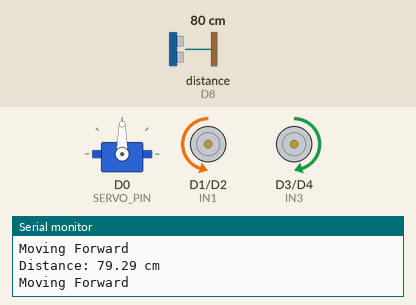
The sketch below on a simulated ESP8266 (NodeMCU). On the bench: servo, motor-driver pin pairs drawn as motors (green arrow = first pin HIGH = forward, orange = second pin HIGH = backward, longer = more drive, scaled by the enable pin), the last lines printed to the serial monitor. Wiring (inferred from the names in the program): ultrasonic range finder: trigger D7; echo D8. The inputs (shaded band) are chosen by the test bench; at power-on: distance to the obstacle (sensor on D8) 80 cm. The echo pulse lasts 58.3 µs per cm.

Above: at 12.7 s.
12.8 s: distance to the obstacle (sensor on D8) set to 39 cm
14.3 s: distance to the obstacle (sensor on D8) set to 32 cm
At 15.4 s:
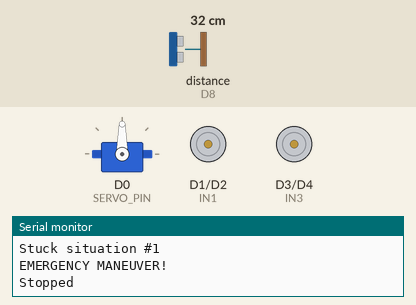
At 16.9 s:
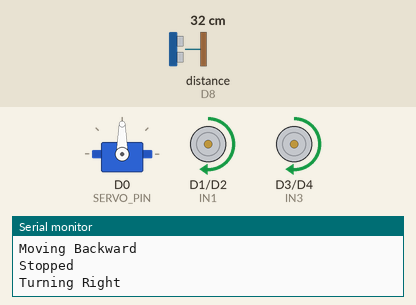
17.3 s: distance to the obstacle (sensor on D8) set to 60 cm
19.8 s: distance to the obstacle (sensor on D8) set to 2 cm
At 21.3 s:
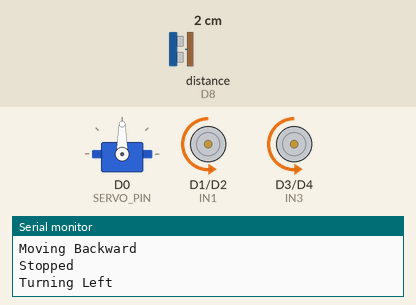
22.8 s: distance to the obstacle (sensor on D8) set to 120 cm
Timing chart, 0 to 25.8 s (numbered marks = the images above; inputs shaded):
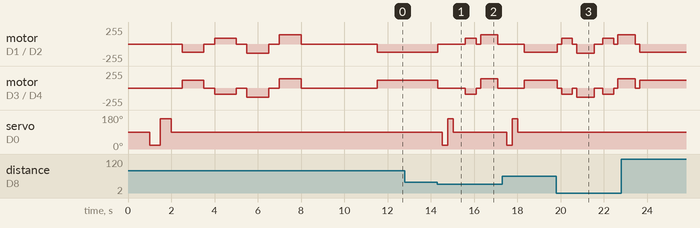

Measured:
- the behaviour switches between 36 and 35 cm on distance to the obstacle (sensor on D8) (found by bisection; images 0 and 1)

The sketch:

Obstacle_Avoidace_Robot2.ino
```cpp
/*
 * Robust Autonomous Obstacle Avoidance Robot for ESP8266 NodeMCU
 * Uses pulseIn for ultrasonic measurements and optimized navigation
 */

#include <Servo.h>

// Pin Definitions
#define TRIG_PIN D7    // GPIO13 - Ultrasonic Sensor TRIG (Safe)
#define ECHO_PIN D8    // GPIO15 - Ultrasonic Sensor ECHO (Safe with pull-down)
#define SERVO_PIN D0   // GPIO16 - Servo Motor (Non-PWM, safe for servo)
#define ENA D6         // GPIO12 - Motor A Enable (PWM-capable)
#define IN1 D1         // GPIO5  - Motor A Input 1 (Safe)
#define IN2 D2         // GPIO4  - Motor A Input 2 (Safe)
#define IN3 D3         // GPIO0  - Motor B Input 1 (Boot-sensitive, cautious)
#define IN4 D4         // GPIO2  - Motor B Input 2 (Boot-sensitive, cautious)
#define ENB D5         // GPIO14 - Motor B Enable (PWM-capable)

// Constants
#define MAX_DISTANCE 200       // Maximum sensor distance (cm)
#define OBSTACLE_DISTANCE 35   // Stop if obstacle within 35cm
#define TURN_DISTANCE 45       // Scan for path if obstacle within 45cm
#define EMERGENCY_DISTANCE 20  // Emergency reverse if obstacle within 20cm
#define SIDE_CLEAR_DISTANCE 50 // Minimum clear distance for side paths
#define NORMAL_SPEED 120       // Normal driving speed (0-1023)
#define TURN_SPEED 140          // Speed during turns
#define BACKWARD_SPEED 90      // Speed for non-emergency backward movement
#define EMERGENCY_SPEED 90     // Emergency reverse speed (reduced)
#define SCAN_DELAY 250         // Servo movement delay (ms)
#define TURN_TIME_BASE 800     // Base turn time (ms)
#define LOOP_INTERVAL 50       // Main loop interval (ms)
#define PULSE_TIMEOUT 30000    // pulseIn timeout (us, ~5m)

// Variables
Servo sensorServo;
float distance;
int stuckCounter = 0; // Counter for stuck situations
int lastTurnDirection = 0; // 1 = right, -1 = left
unsigned long lastLoopTime = 0;
bool emergencyMode = false;

void setup() {
  Serial.begin(9600);
  Serial.println("\n=== Robust Obstacle Avoidance Robot ===");

  // Initialize pins
  pinMode(TRIG_PIN, OUTPUT);
  pinMode(ECHO_PIN, INPUT);
  pinMode(ENA, OUTPUT);
  pinMode(IN1, OUTPUT);
  pinMode(IN2, OUTPUT);
  pinMode(IN3, OUTPUT);
  pinMode(IN4, OUTPUT);
  pinMode(ENB, OUTPUT);

  // Stop motors immediately to ensure boot safety
  carStop();

  // Initialize servo
  sensorServo.attach(SERVO_PIN, 500, 2400);
  sensorServo.write(90); // Center position
  delay(1000);

  // Test motor and servo movement
  Serial.println("Testing motors and servo...");
  testMotorAndServo();

  Serial.println("Robot initialized successfully!");
  Serial.println("Starting in 3 seconds...");
  delay(3000);
}

float getDistance() {
  digitalWrite(TRIG_PIN, LOW);
  delayMicroseconds(2);
  digitalWrite(TRIG_PIN, HIGH);
  delayMicroseconds(10);
  digitalWrite(TRIG_PIN, LOW);

  float duration_us = pulseIn(ECHO_PIN, HIGH, PULSE_TIMEOUT);
  float distance = duration_us ? (duration_us * 0.034) / 2 : MAX_DISTANCE;

  Serial.print("Distance: "); Serial.print(distance); Serial.println(" cm");
  return distance;
}

void testMotorAndServo() {
  // Test servo: Confirm 45° points right, 135° points left
  Serial.println("Testing servo...");
  sensorServo.write(20); // Right
  delay(500);
  Serial.println("Servo at 45° (should point right)");
  sensorServo.write(160); // Left
  delay(500);
  Serial.println("Servo at 135° (should point left)");
  sensorServo.write(90); // Center
  delay(500);
  Serial.println("Servo at 90° (center)");

  // Test motors: Confirm directions
  Serial.println("Testing motors...");
  carForward(); delay(1000); carStop(); delay(500);
  Serial.println("Tested forward");
  carBackward(); delay(1000); carStop(); delay(500);
  Serial.println("Tested backward");
  carTurnLeft(); delay(1000); carStop(); delay(500);
  Serial.println("Tested left turn");
  carTurnRight(); delay(1000); carStop(); delay(500);
  Serial.println("Tested right turn");
}

int scanForBestPath() {
  float leftDistance = 0, rightDistance = 0, centerDistance = 0;

  Serial.println("Scanning environment...");

  // Scan right (20 degrees)
  sensorServo.write(20);
  delay(SCAN_DELAY);
  rightDistance = getDistance();

  // Scan left (160 degrees)
  sensorServo.write(160);
  delay(SCAN_DELAY);
  leftDistance = getDistance();

  // Check center
  sensorServo.write(90);
  delay(SCAN_DELAY);
  centerDistance = getDistance();

  Serial.print("Distances - Left: "); Serial.print(leftDistance);
  Serial.print(" cm, Center: "); Serial.print(centerDistance);
  Serial.print(" cm, Right: "); Serial.print(rightDistance); Serial.println(" cm");

  if (centerDistance > OBSTACLE_DISTANCE) {
    Serial.println("Center path clear - continuing forward");
    return 0; // Go straight
  }

  if (rightDistance > leftDistance + 10 && rightDistance > SIDE_CLEAR_DISTANCE) {
    Serial.println("Right path selected");
    return 1; // Turn right
  } else if (leftDistance > SIDE_CLEAR_DISTANCE) {
    Serial.println("Left path selected");
    return -1; // Turn left
  } else if (rightDistance > TURN_DISTANCE) {
    Serial.println("Right path acceptable");
    return 1; // Turn right
  }

  Serial.println("All paths blocked - need to reverse");
  return 2; // Reverse needed
}

void carForward() {
  analogWrite(ENA, NORMAL_SPEED);
  analogWrite(ENB, NORMAL_SPEED);
  digitalWrite(IN1, LOW);
  digitalWrite(IN2, HIGH); // Motor A forward (TEST: Confirm Motor A is left)
  digitalWrite(IN3, HIGH);
  digitalWrite(IN4, LOW); // Motor B forward (TEST: Confirm Motor B is right)
  Serial.println("Moving Forward");
}

void carBackward() {
  analogWrite(ENA, emergencyMode ? EMERGENCY_SPEED : BACKWARD_SPEED);
  analogWrite(ENB, emergencyMode ? EMERGENCY_SPEED : BACKWARD_SPEED);
  digitalWrite(IN1, HIGH);
  digitalWrite(IN2, LOW); // Motor A backward
  digitalWrite(IN3, LOW);
  digitalWrite(IN4, HIGH); // Motor B backward
  Serial.println("Moving Backward");
}

void carTurnLeft() {
  analogWrite(ENA, TURN_SPEED);
  analogWrite(ENB, TURN_SPEED);
  digitalWrite(IN1, LOW);
  digitalWrite(IN2, HIGH); // Motor A forward (TEST: Confirm Motor A is left)
  digitalWrite(IN3, LOW);
  digitalWrite(IN4, HIGH); // Motor B backward (TEST: Confirm Motor B is right)
  Serial.println("Turning Left");
}

void carTurnRight() {
  analogWrite(ENA, TURN_SPEED);
  analogWrite(ENB, TURN_SPEED);
  digitalWrite(IN1, HIGH);
  digitalWrite(IN2, LOW); // Motor A backward (TEST: Confirm Motor A is left)
  digitalWrite(IN3, HIGH);
  digitalWrite(IN4, LOW); // Motor B forward (TEST: Confirm Motor B is right)
  Serial.println("Turning Right");
}

void carStop() {
  analogWrite(ENA, 0);
  analogWrite(ENB, 0);
  digitalWrite(IN1, LOW);
  digitalWrite(IN2, LOW);
  digitalWrite(IN3, LOW);
  digitalWrite(IN4, LOW);
  Serial.println("Stopped");
}

void performTurn(int direction) {
  int turnTime = TURN_TIME_BASE;
  if (stuckCounter > 2) {
    turnTime *= 1.5; // Longer turns when stuck
  }

  if (direction == 1) {
    carTurnRight();
    lastTurnDirection = 1;
  } else {
    carTurnLeft();
    lastTurnDirection = -1;
  }

  delay(turnTime);
  carStop();
  delay(200);
  stuckCounter = max(0, stuckCounter - 1); // Reset stuck counter after turn
}

void emergencyReverse() {
  Serial.println("EMERGENCY MANEUVER!");
  emergencyMode = true;

  carStop();
  delay(200);

  carBackward();
  delay(500);
  carStop();
  delay(200);

  int emergencyDirection = (lastTurnDirection == 1) ? -1 : 1;
  performTurn(emergencyDirection);

  emergencyMode = false;
  stuckCounter++;
}

void handleStuckSituation() {
  stuckCounter++;
  Serial.print("Stuck situation #"); Serial.println(stuckCounter);

  if (stuckCounter > 5) {
    Serial.println("Severely stuck - performing 180 degree turn");
    carTurnRight();
    delay(TURN_TIME_BASE * 2);
    carStop();
    delay(500);
    stuckCounter = 0;
  }
}

void loop() {
  unsigned long currentMillis = millis();
  if (currentMillis - lastLoopTime < LOOP_INTERVAL) {
    return; // Non-blocking loop interval
  }
  lastLoopTime = currentMillis;

  distance = getDistance();

  if (distance > OBSTACLE_DISTANCE) {
    carForward();
    stuckCounter = max(0, stuckCounter - 1);
    if (emergencyMode && distance > OBSTACLE_DISTANCE + 20) {
      emergencyMode = false;
      Serial.println("Emergency mode cleared");
    }
  } else if (distance > EMERGENCY_DISTANCE) {
    carStop();
    Serial.println("Obstacle detected - analyzing options...");
    delay(200);

    int pathDirection = scanForBestPath();

    switch (pathDirection) {
      case 0:
        carForward();
        break;
      case 1:
        performTurn(1);
        break;
      case -1:
        performTurn(-1);
        break;
      case 2:
        handleStuckSituation();
        emergencyReverse();
        break;
    }
  } else {
    emergencyReverse();
  }
}
```
